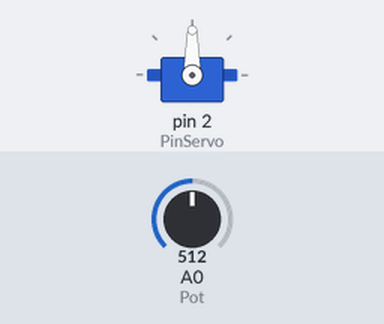
Recording of a sketch running on a simulated Arduino Uno, built with avr-gcc and run on an emulated ATmega328P. Parts: servo. The test bench sets the inputs (shaded band); at power-on: A0 (Pot) = 512.

Above: at 1.2 s.
1.3 s: A0 (Pot) set to 716
At 1.8 s:
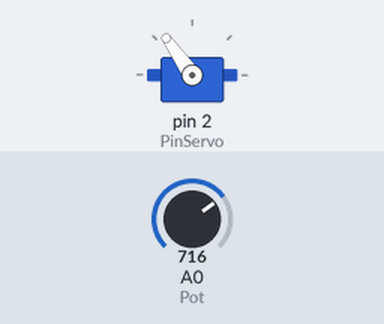
2.8 s: A0 (Pot) set to 900
At 4.0 s:
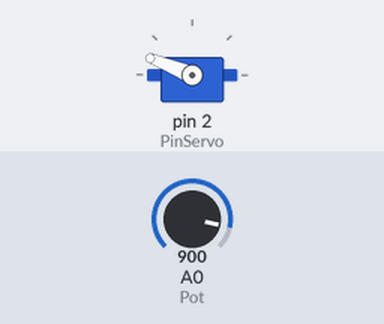
4.3 s: A0 (Pot) set to 1010
At 5.1 s:
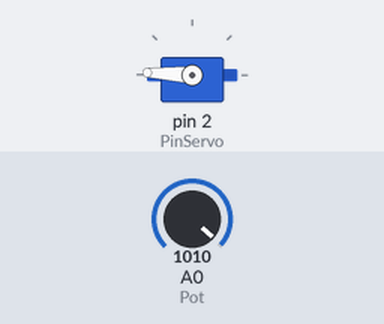
5.8 s: A0 (Pot) set to 1023
At 6.1 s:
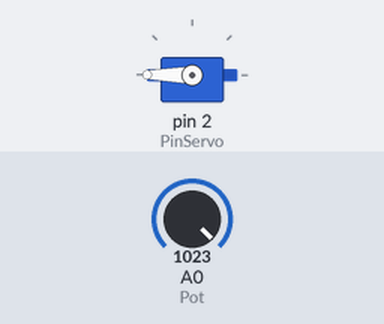
7.3 s: A0 (Pot) set to 306
At 8.3 s:
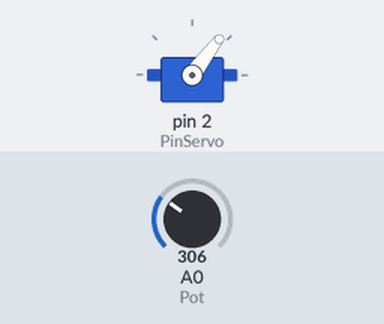
Timing chart, 0 to 9.8 s (numbered marks = the images above; inputs shaded):
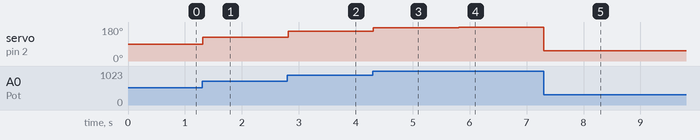

The sketch:

Seervo2.ino
```cpp
#include <Servo.h>

Servo motor1;

int PinServo = 2;
int PulsoMin = 1000;
int PulsoMax = 2000;
int ValorPot;
int Angulo;
int Pot = 0;

void setup() {
  motor1.attach(PinServo, PulsoMin, PulsoMax);
}

void loop() {
  ValorPot = analogRead(Pot);
  Angulo = map(ValorPot, 0, 1023, 0, 180);
  motor1.write(Angulo);
  delay(20);
}
```

Measured:
- after the input at 1.3 s, servo on pin 2 (PinServo): 90° → 125° at once
- after the input at 2.8 s, servo on pin 2 (PinServo): 125° → 158° at once
- after the input at 4.3 s, servo on pin 2 (PinServo): 158° → 177° at once
- after the input at 5.8 s, servo on pin 2 (PinServo): 177° → 180° at once
- after the input at 7.3 s, servo on pin 2 (PinServo): 180° → 53° at once
